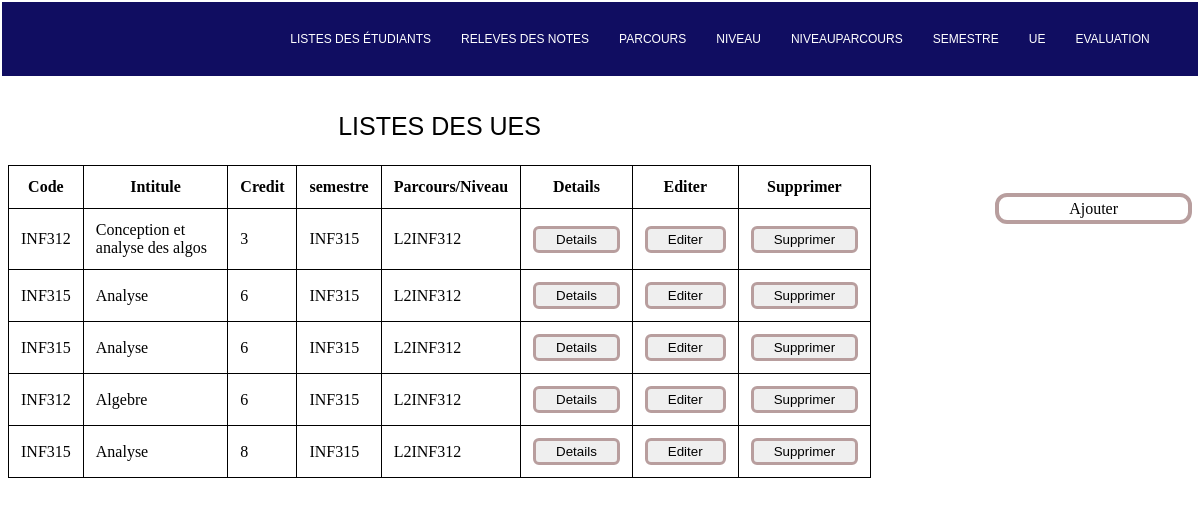
/ue/home_ue/, run on the app's committed database.
### ue/models.py (models this page shows, shortened)
class UeModel(models.Model):
    code = models.CharField(max_length = 255,null=False)
    intitule = models.CharField(max_length = 255 ,null=False)
    credit = models.IntegerField()
    code_p_n = models.ForeignKey(ParcoursNiveauModel,on_delete=models.CASCADE)
    code_semestre = models.ForeignKey(SemestreModel, on_delete=models.CASCADE)

### semestre/models.py (models this page shows)
class SemestreModel(models.Model):
    code = models.CharField(max_length=12,null=True)
    title = models.CharField(max_length=255,null=True)
    description = models.CharField(max_length = 1000,null=True)
    class Meta:
        ordering = ['code']
    def __str__(self):
        return self.code

### niveau/models.py (models this page shows)
class ParcoursNiveauModel(models.Model):
    code_niveau = models.ForeignKey(NiveauModel,on_delete=models.CASCADE)
    code_parcours = models.ForeignKey(ParcoursModel,on_delete=models.CASCADE)
    description = models.CharField(max_length=144)
    def __str__(self):
        return f"{self.code_niveau}{self.code_parcours}"

class NiveauModel(models.Model):
    code = models.CharField(max_length=12,null=True)
    title = models.CharField(max_length=255,null=True)
    description = models.CharField(max_length = 1000,null=True)
    class Meta:
        ordering = ['code']
    def __str__(self):
        return self.code

### parcours/models.py (models this page shows)
class ParcoursModel(models.Model):
    code = models.CharField(max_length=12,null=True)
    title = models.CharField(max_length=255,null=True)
    description = models.CharField(max_length = 1000,null=True)
    class Meta:
        ordering = ['code']
    def __str__(self):
        return self.code

### ue/views.py (the view)
# urls.py: path('home_ue/',home_ue,name='home_ue'),
def home_ue(request):
    dataset = UeModel.objects.all()
    context = {
        'dataset':dataset,
    }
    return render(request,'home_ue.html',context)

### ue/templates/home_ue.html (shortened to what this page needs)
{% extends 'base.html' %}  {% block content %}
<div class="container">
    <div class="tbaleau1">
        <table>
            <caption>Listes des UES</caption>
            <thead>
                <tr>
                    <th>Code</th>
                    <th>Intitule</th>
                    <th>Credit</th>
                    <th>semestre</th>
                    <th>Parcours/Niveau</th>
                    <th>Details</th>
                    <th>Editer</th>
                    <th>Supprimer</th>
                </tr>
            </thead>
            <tbody>
                {% for data in dataset %}
                <tr>
                    <td>{{ data.code}}</td>
                    <td>{{ data.intitule }}</td>
                    <td>{{ data.credit }}</td>
                    <td>{{ data.code_semestre }}</td>
                    <td>{{ data.code_p_n }}</td>
                    <td><button><a href="{% url 'detail' data.id%}">Details</a></button></td>
                    <td><button><a href="{% url 'modifier_ue' data.id %}">Editer</a></button></td>
                    <td><button><a href="{% url 'supprimer_ue' data.id %}">supprimer</a></button></td>
                </tr>
                {% endfor %}
            </tbody>
        </table>
    </div>
    <div class="tableau2">
        <ul>
            <li id="ajout"><a href="{% url 'ajouter_ue' %}">Ajouter</a></li>
        </ul>
    </div>
</div>
{% endblock %}

### ue/templates/home_ue.html (style rules this page uses)
table { border-collapse: collapse; }
caption { text-transform: uppercase; font-family: Arial, Helvetica, sans-serif; font-size: 25px; margin-top: 3vw; margin-bottom: 2vw; }
td, th { border: 1px solid black; padding: 1vw; }
ul li { list-style: none; }
a { text-decoration: none; text-transform: capitalize; color: black; }
.container { display: flex; }
.tableau2 { margin-top: 9vw; margin-left: 7vw; }
button { border: 3px solid #B89E9E; border-radius: 0.5vw; padding: 3px 20px; }
ul #ajout a { border: 4px solid #B89E9E; border-radius: 1vw; padding: 3px 70px; }

### data on the page
UeModel: code "INF312", intitule "Conception et analyse des algos", credit "3", code_semestre "INF315", code_p_n "L2INF312"
UeModel: code "INF315", intitule "Analyse", credit "6", code_semestre "INF315", code_p_n "L2INF312"
UeModel: code "INF315", intitule "Analyse", credit "6", code_semestre "INF315", code_p_n "L2INF312"
UeModel: code "INF312", intitule "Algebre", credit "6", code_semestre "INF315", code_p_n "L2INF312"
UeModel: code "INF315", intitule "Analyse", credit "8", code_semestre "INF315", code_p_n "L2INF312"
